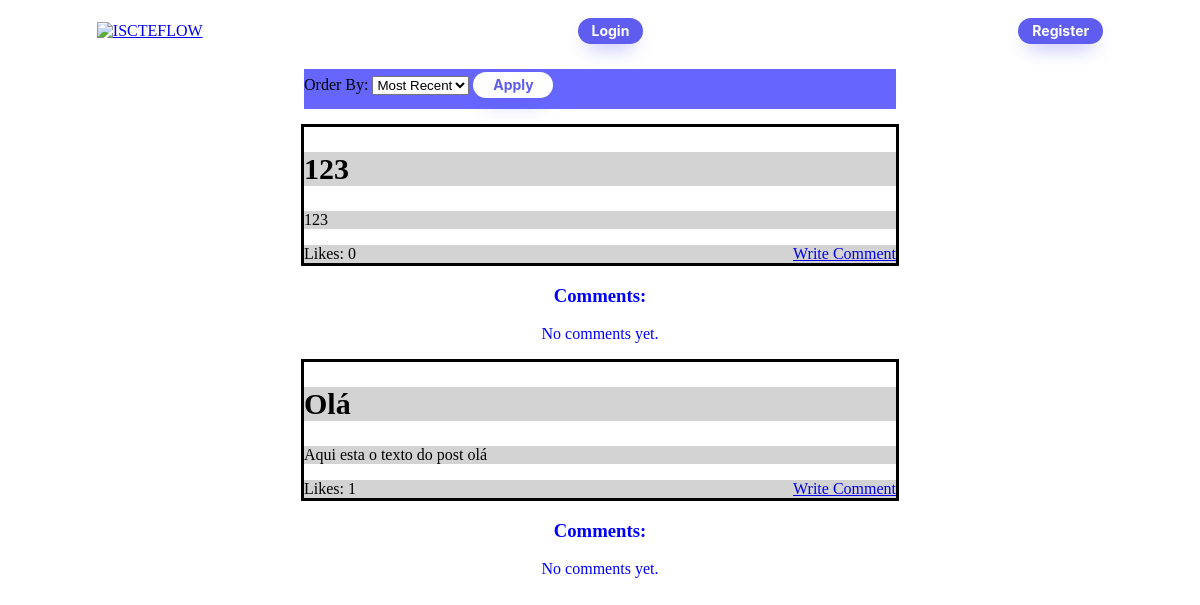
Page /home/ on the earlier database version.
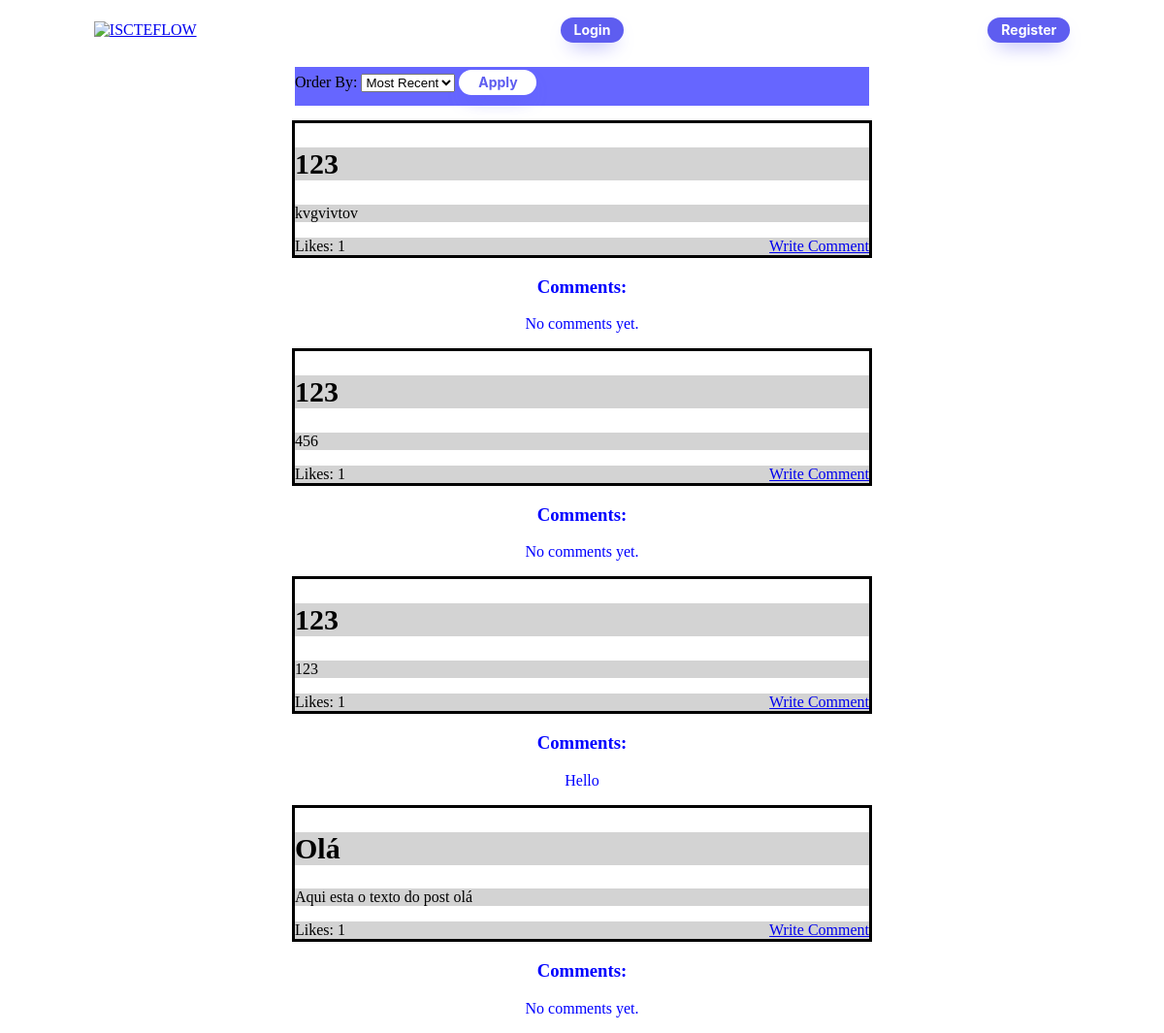
Same page on the later database version.
### home/models.py (models this page shows, shortened)
class Post(models.Model):
    author = models.ForeignKey(User, on_delete=models.SET_NULL, blank=True, null=True)
    post_content = models.TextField()
    post_time = models.DateTimeField('post date')
    post_title = models.CharField(max_length=100, default='No title')
    liked_by = models.ManyToManyField(User, related_name='post_likes')
    likes_count = models.PositiveIntegerField(default=0)
    topic = models.CharField(max_length=100, null=True)
    favorited_by = models.ManyToManyField(User, related_name='favorite_posts')

class Comment(models.Model):
    post = models.ForeignKey(Post, on_delete=models.CASCADE)
    user = models.ForeignKey(User, on_delete=models.CASCADE)
    comment_text = models.CharField(max_length=200)
    post_time = models.DateTimeField(default=timezone.now)

### home/views.py (the view)
# urls.py: path('', views.index, name='index'),
def index(request):
    order_by = request.GET.get('order_by', 'time')  # Get the 'order_by' query parameter from the request
    if order_by == 'likes':
        latest_post_list = Post.objects.order_by('-likes_count', '-post_time')[:5]
    else:
        latest_post_list = Post.objects.order_by('-post_time')[:5]
    context = {
        'latest_post_list': latest_post_list,
        'order_by': order_by,
    }
    return render(request, 'home/index.html', context)

### home/templates/home/index.html (shortened to what this page needs)
<!DOCTYPE html>
<html lang="en">
<head>
    {% load static %}
    <link rel="stylesheet" type="text/css" href="{% static 'home/css/styles.css'  %}">
</head>
<body>
        <div class="navbar">
            <a href="/home">
        <img src="{% static 'home/images/image.png'%}" alt="ISCTEFLOW" width="500" height="150">
        </a>
            {% if user.is_authenticated %}
                <section class="user-info">
                    Welcome, <a href="{% url 'home:profile' %}">{{ user.username }}</a>!
                    <a href="{% url 'home:logout' %}">Logout</a>
                </section>
            {% else %}
                <button class="button-34" onclick="window.location.href='{% url 'home:login' %}'">Login</button>
                <button class="button-34" onclick="window.location.href='{% url 'home:register' %}'">Register</button>
            {% endif %}
        </div>
        <div class="filter">
            {% if latest_post_list %}
                <form method="get" action="{% url 'home:index' %}">
                    <label for="order_by">Order By:</label>
                    <select id="order_by" name="order_by">
                        <option value="time" {% if order_by == 'time' %}selected{% endif %}>Most Recent</option>
                    </select>
                    <button class="button-35" type="submit">Apply</button>
                </form>
        </div>
{% for post in latest_post_list %}
        <div class="post">
            <section class="post_tittle">
                <h2> {{ post.post_title }} </h2>
            </section>
            <section class="post_content">
                <p>{{ post.post_content }} </p>
            </section>
            <section class="actions_post">
                Likes: {{ post.likes_count }}
                 {% if user.is_authenticated %}
                    <form method="post" action="{% url 'home:like' post.id %}">
                        {% csrf_token %}
                        <button class="button-34" type="submit">Like</button>
                    </form>
                    <a href="{% url 'home:write_comment' post.id %}">Write Comment</a>
                {% else %}
                    <a href="{% url 'home:not_logged_error' %}">Write Comment</a>
                {% endif %}
            </section>
        </div>
        <div class="comment-section">
       <h3>Comments:</h3>
       {% for comment in post.comment_set.all %}
            <p>{{ comment.comment_text }}</p>
       {% empty %}
            <p>No comments yet.</p>
       {% endfor %}
        </div>
    {% endfor %}
{% else %}
<p>Nao ha publicacoes</p>
{% endif %}
</body>
</html>

### home/static/home/css/styles.css (style rules this page uses)
section { background-color: lightgray; }
.navbar { width: 85%; margin: auto; padding: 10px 0; display: flex; align-items: center; justify-content: space-between; }
.filter { width: 50%; background-color: #6666ff; margin: 15px auto; height: 40px; display: flex; justify-content: space-between; }
.post { width: 50%; margin: auto; border-style: solid; border-width: medium; }
.post_tittle { font-size: 20px; }
.actions_post { display: flex; justify-content: space-between; }
.comment-section { text-align: center; color: blue; }
.button-34 { background: #5E5DF0; border-radius: 999px; box-shadow: #5E5DF0 0 10px 20px -10px; box-sizing: border-box; color: #FFFFFF; cursor: pointer; font-family: Inter,Helvetica,"Apple Color Emoji","Segoe UI Emoji",NotoColorEmoji,"Noto Color Emoji","Segoe UI Symbol","Android Emoji",EmojiSymbols,-apple-system,system-ui,"Segoe UI",Roboto,"Helvetica Neue","Noto Sans",sans-serif; font-size: 14px; font-weight: 700; line-height: 10px; opacity: 1; outline: 0 solid transparent; padding: 8px 14px; user-select: none; -webkit-user-select: none; touch-action: manipulation; width: fit-content; word-break: break-word; border: 0; }
.button-35 { background: white; border-radius: 999px; box-shadow: #5E5DF0 0 10px 20px -10px; box-sizing: border-box; color: #5E5DF0; cursor: pointer; font-family: Inter,Helvetica,"Apple Color Emoji","Segoe UI Emoji",NotoColorEmoji,"Noto Color Emoji","Segoe UI Symbol","Android Emoji",EmojiSymbols,-apple-system,system-ui,"Segoe UI",Roboto,"Helvetica Neue","Noto Sans",sans-serif; font-size: 14px; font-weight: 700; line-height: 14px; opacity: 1; outline: 0 solid transparent; padding: 6px ; margin-bottom: 3px; margin-top: 3px; user-select: none; -webkit-user-select: none; touch-action: manipulation; width: 80px; word-break: break-word; border: 0; }

Differences in the rows shown:
added Post: post_title "123", post_content "kvgvivtov", likes_count "1"
added Post: post_title "123", post_content "456", likes_count "1"
changed Post (number 3 of 4 on the later page): likes_count "0" → "1"; no longer shows "No comments yet."
added Comment: comment_text "Hello", shown under Post (number 3 of 4 on the later page)
